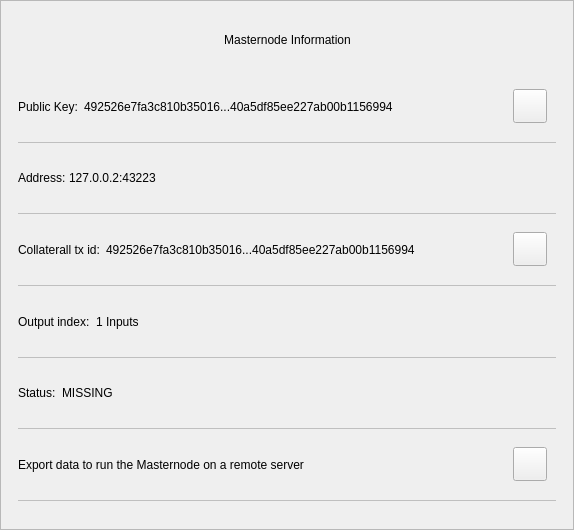
<?xml version="1.0" encoding="UTF-8"?>
<ui version="4.0">
 <class>MnInfoDialog</class>
 <widget class="QWidget" name="MnInfoDialog">
  <property name="geometry">
   <rect>
    <x>0</x>
    <y>0</y>
    <width>574</width>
    <height>530</height>
   </rect>
  </property>
  <property name="minimumSize">
   <size>
    <width>574</width>
    <height>530</height>
   </size>
  </property>
  <property name="windowTitle">
   <string>Form</string>
  </property>
  <property name="styleSheet">
   <string notr="true"/>
  </property>
  <layout class="QVBoxLayout" name="verticalLayout_3">
   <property name="spacing">
    <number>0</number>
   </property>
   <property name="leftMargin">
    <number>0</number>
   </property>
   <property name="topMargin">
    <number>0</number>
   </property>
   <property name="rightMargin">
    <number>0</number>
   </property>
   <property name="bottomMargin">
    <number>0</number>
   </property>
   <item>
    <widget class="QFrame" name="frame">
     <property name="styleSheet">
      <string notr="true"/>
     </property>
     <property name="frameShape">
      <enum>QFrame::StyledPanel</enum>
     </property>
     <property name="frameShadow">
      <enum>QFrame::Raised</enum>
     </property>
     <layout class="QVBoxLayout" name="verticalLayout">
      <property name="leftMargin">
       <number>0</number>
      </property>
      <property name="rightMargin">
       <number>0</number>
      </property>
      <item>
       <layout class="QHBoxLayout" name="horizontalLayout_3">
        <property name="spacing">
         <number>0</number>
        </property>
        <property name="leftMargin">
         <number>20</number>
        </property>
        <property name="topMargin">
         <number>10</number>
        </property>
        <property name="rightMargin">
         <number>20</number>
        </property>
        <item>
         <spacer name="horizontalSpacer_2">
          <property name="orientation">
           <enum>Qt::Horizontal</enum>
          </property>
          <property name="sizeHint" stdset="0">
           <size>
            <width>40</width>
            <height>20</height>
           </size>
          </property>
         </spacer>
        </item>
        <item>
         <widget class="QLabel" name="labelTitle">
          <property name="minimumSize">
           <size>
            <width>0</width>
            <height>40</height>
           </size>
          </property>
          <property name="maximumSize">
           <size>
            <width>16777215</width>
            <height>40</height>
           </size>
          </property>
          <property name="styleSheet">
           <string notr="true">padding-left:24px;</string>
          </property>
          <property name="text">
           <string>Masternode Information</string>
          </property>
          <property name="alignment">
           <set>Qt::AlignCenter</set>
          </property>
          <property name="margin">
           <number>7</number>
          </property>
         </widget>
        </item>
        <item>
         <spacer name="horizontalSpacer">
          <property name="orientation">
           <enum>Qt::Horizontal</enum>
          </property>
          <property name="sizeHint" stdset="0">
           <size>
            <width>40</width>
            <height>20</height>
           </size>
          </property>
         </spacer>
        </item>
        <item>
         <widget class="QPushButton" name="btnEsc">
          <property name="minimumSize">
           <size>
            <width>24</width>
            <height>24</height>
           </size>
          </property>
          <property name="maximumSize">
           <size>
            <width>24</width>
            <height>24</height>
           </size>
          </property>
          <property name="styleSheet">
           <string notr="true">border:none;</string>
          </property>
          <property name="text">
           <string/>
          </property>
         </widget>
        </item>
       </layout>
      </item>
      <item>
       <spacer name="verticalSpacer">
        <property name="orientation">
         <enum>Qt::Vertical</enum>
        </property>
        <property name="sizeType">
         <enum>QSizePolicy::Fixed</enum>
        </property>
        <property name="sizeHint" stdset="0">
         <size>
          <width>20</width>
          <height>10</height>
         </size>
        </property>
       </spacer>
      </item>
      <item>
       <widget class="QWidget" name="layoutScroll" native="true">
        <property name="minimumSize">
         <size>
          <width>0</width>
          <height>0</height>
         </size>
        </property>
        <layout class="QVBoxLayout" name="verticalLayout_4">
         <property name="leftMargin">
          <number>0</number>
         </property>
         <property name="topMargin">
          <number>0</number>
         </property>
         <property name="rightMargin">
          <number>0</number>
         </property>
         <item>
          <widget class="QScrollArea" name="scrollArea">
           <property name="styleSheet">
            <string notr="true">#scrollArea {
background:transparent;
}</string>
           </property>
           <property name="horizontalScrollBarPolicy">
            <enum>Qt::ScrollBarAlwaysOff</enum>
           </property>
           <property name="sizeAdjustPolicy">
            <enum>QAbstractScrollArea::AdjustIgnored</enum>
           </property>
           <property name="widgetResizable">
            <bool>true</bool>
           </property>
           <property name="alignment">
            <set>Qt::AlignLeading|Qt::AlignLeft|Qt::AlignTop</set>
           </property>
           <widget class="QWidget" name="scrollAreaWidgetContents">
            <property name="geometry">
             <rect>
              <x>0</x>
              <y>0</y>
              <width>570</width>
              <height>423</height>
             </rect>
            </property>
            <property name="autoFillBackground">
             <bool>false</bool>
            </property>
            <property name="styleSheet">
             <string notr="true">#scrollAreaWidgetContents {
background:transparent;
}</string>
            </property>
            <layout class="QVBoxLayout" name="verticalLayout_7">
             <property name="spacing">
              <number>0</number>
             </property>
             <property name="sizeConstraint">
              <enum>QLayout::SetDefaultConstraint</enum>
             </property>
             <property name="leftMargin">
              <number>0</number>
             </property>
             <property name="topMargin">
              <number>0</number>
             </property>
             <property name="rightMargin">
              <number>0</number>
             </property>
             <property name="bottomMargin">
              <number>0</number>
             </property>
             <item>
              <widget class="QWidget" name="content" native="true">
               <layout class="QVBoxLayout" name="verticalLayout_2">
                <property name="leftMargin">
                 <number>16</number>
                </property>
                <property name="topMargin">
                 <number>0</number>
                </property>
                <property name="rightMargin">
                 <number>16</number>
                </property>
                <item>
                 <widget class="QWidget" name="contentID" native="true">
                  <layout class="QHBoxLayout" name="horizontalLayout_12" stretch="0,1,0">
                   <property name="leftMargin">
                    <number>0</number>
                   </property>
                   <item>
                    <widget class="QLabel" name="labelId">
                     <property name="maximumSize">
                      <size>
                       <width>16777215</width>
                       <height>16777215</height>
                      </size>
                     </property>
                     <property name="text">
                      <string>Public Key:</string>
                     </property>
                    </widget>
                   </item>
                   <item>
                    <widget class="QLabel" name="textId">
                     <property name="text">
                      <string notr="true">492526e7fa3c810b35016...40a5df85ee227ab00b1156994</string>
                     </property>
                    </widget>
                   </item>
                   <item>
                    <widget class="QPushButton" name="pushCopy">
                     <property name="minimumSize">
                      <size>
                       <width>34</width>
                       <height>34</height>
                      </size>
                     </property>
                     <property name="maximumSize">
                      <size>
                       <width>34</width>
                       <height>34</height>
                      </size>
                     </property>
                     <property name="focusPolicy">
                      <enum>Qt::NoFocus</enum>
                     </property>
                     <property name="text">
                      <string/>
                     </property>
                     <property name="iconSize">
                      <size>
                       <width>24</width>
                       <height>24</height>
                      </size>
                     </property>
                    </widget>
                   </item>
                  </layout>
                 </widget>
                </item>
                <item>
                 <widget class="QLabel" name="labelDivider9">
                  <property name="maximumSize">
                   <size>
                    <width>16777215</width>
                    <height>1</height>
                   </size>
                  </property>
                  <property name="styleSheet">
                   <string notr="true">background-color:#BFBFBF;</string>
                  </property>
                  <property name="text">
                   <string/>
                  </property>
                 </widget>
                </item>
                <item>
                 <widget class="QWidget" name="contentOutputs" native="true">
                  <layout class="QHBoxLayout" name="horizontalLayout_11" stretch="0,3">
                   <property name="spacing">
                    <number>0</number>
                   </property>
                   <property name="leftMargin">
                    <number>0</number>
                   </property>
                   <property name="rightMargin">
                    <number>12</number>
                   </property>
                   <item>
                    <widget class="QLabel" name="labelSend">
                     <property name="maximumSize">
                      <size>
                       <width>16777215</width>
                       <height>16777215</height>
                      </size>
                     </property>
                     <property name="text">
                      <string>Address: </string>
                     </property>
                    </widget>
                   </item>
                   <item>
                    <widget class="QLabel" name="textAddress">
                     <property name="text">
                      <string notr="true">127.0.0.2:43223</string>
                     </property>
                    </widget>
                   </item>
                  </layout>
                 </widget>
                </item>
                <item>
                 <widget class="QLabel" name="labelDivider8">
                  <property name="maximumSize">
                   <size>
                    <width>16777215</width>
                    <height>1</height>
                   </size>
                  </property>
                  <property name="styleSheet">
                   <string notr="true">background-color:#BFBFBF;</string>
                  </property>
                  <property name="text">
                   <string/>
                  </property>
                 </widget>
                </item>
                <item>
                 <widget class="QWidget" name="contentAmount" native="true">
                  <layout class="QHBoxLayout" name="horizontalLayout_4" stretch="0,1,0">
                   <property name="leftMargin">
                    <number>0</number>
                   </property>
                   <item>
                    <widget class="QLabel" name="labelAmount">
                     <property name="maximumSize">
                      <size>
                       <width>16777215</width>
                       <height>16777215</height>
                      </size>
                     </property>
                     <property name="text">
                      <string>Collaterall tx id:</string>
                     </property>
                    </widget>
                   </item>
                   <item>
                    <widget class="QLabel" name="textAmount">
                     <property name="text">
                      <string notr="true">492526e7fa3c810b35016...40a5df85ee227ab00b1156994</string>
                     </property>
                    </widget>
                   </item>
                   <item>
                    <widget class="QPushButton" name="pushCopyId">
                     <property name="minimumSize">
                      <size>
                       <width>34</width>
                       <height>34</height>
                      </size>
                     </property>
                     <property name="maximumSize">
                      <size>
                       <width>34</width>
                       <height>34</height>
                      </size>
                     </property>
                     <property name="focusPolicy">
                      <enum>Qt::NoFocus</enum>
                     </property>
                     <property name="text">
                      <string/>
                     </property>
                    </widget>
                   </item>
                  </layout>
                 </widget>
                </item>
                <item>
                 <widget class="QLabel" name="labelDivider6">
                  <property name="maximumSize">
                   <size>
                    <width>16777215</width>
                    <height>1</height>
                   </size>
                  </property>
                  <property name="styleSheet">
                   <string notr="true">background-color:#BFBFBF;</string>
                  </property>
                  <property name="text">
                   <string/>
                  </property>
                 </widget>
                </item>
                <item>
                 <widget class="QWidget" name="contentInputs" native="true">
                  <layout class="QHBoxLayout" name="horizontalLayout" stretch="0,2">
                   <property name="leftMargin">
                    <number>0</number>
                   </property>
                   <property name="rightMargin">
                    <number>12</number>
                   </property>
                   <item>
                    <widget class="QLabel" name="labelInputs">
                     <property name="sizePolicy">
                      <sizepolicy hsizetype="Minimum" vsizetype="Preferred">
                       <horstretch>0</horstretch>
                       <verstretch>0</verstretch>
                      </sizepolicy>
                     </property>
                     <property name="maximumSize">
                      <size>
                       <width>16777215</width>
                       <height>16777215</height>
                      </size>
                     </property>
                     <property name="text">
                      <string>Output index:</string>
                     </property>
                    </widget>
                   </item>
                   <item>
                    <widget class="QLabel" name="textInputs">
                     <property name="text">
                      <string>1 Inputs</string>
                     </property>
                    </widget>
                   </item>
                  </layout>
                 </widget>
                </item>
                <item>
                 <widget class="QLabel" name="labelDivider1">
                  <property name="maximumSize">
                   <size>
                    <width>16777215</width>
                    <height>1</height>
                   </size>
                  </property>
                  <property name="styleSheet">
                   <string notr="true">background-color:#BFBFBF;</string>
                  </property>
                  <property name="text">
                   <string/>
                  </property>
                 </widget>
                </item>
                <item>
                 <widget class="QWidget" name="contentFee" native="true">
                  <layout class="QHBoxLayout" name="horizontalLayout_7" stretch="0,1">
                   <property name="leftMargin">
                    <number>0</number>
                   </property>
                   <item>
                    <widget class="QLabel" name="labelFee">
                     <property name="maximumSize">
                      <size>
                       <width>16777215</width>
                       <height>16777215</height>
                      </size>
                     </property>
                     <property name="text">
                      <string>Status:</string>
                     </property>
                    </widget>
                   </item>
                   <item>
                    <widget class="QLabel" name="textStatus">
                     <property name="text">
                      <string notr="true">MISSING</string>
                     </property>
                    </widget>
                   </item>
                  </layout>
                 </widget>
                </item>
                <item>
                 <widget class="QLabel" name="labelDivider4">
                  <property name="maximumSize">
                   <size>
                    <width>16777215</width>
                    <height>1</height>
                   </size>
                  </property>
                  <property name="styleSheet">
                   <string notr="true">background-color:#BFBFBF;</string>
                  </property>
                  <property name="text">
                   <string/>
                  </property>
                 </widget>
                </item>
                <item>
                 <widget class="QWidget" name="contentExport" native="true">
                  <layout class="QHBoxLayout" name="horizontalLayout_8" stretch="3,0">
                   <property name="leftMargin">
                    <number>0</number>
                   </property>
                   <item>
                    <widget class="QLabel" name="textExport">
                     <property name="styleSheet">
                      <string notr="true">padding-top:1px;</string>
                     </property>
                     <property name="lineWidth">
                      <number>0</number>
                     </property>
                     <property name="text">
                      <string>Export data to run the Masternode on a remote server</string>
                     </property>
                     <property name="wordWrap">
                      <bool>true</bool>
                     </property>
                     <property name="indent">
                      <number>0</number>
                     </property>
                    </widget>
                   </item>
                   <item>
                    <widget class="QPushButton" name="pushExport">
                     <property name="minimumSize">
                      <size>
                       <width>34</width>
                       <height>34</height>
                      </size>
                     </property>
                     <property name="maximumSize">
                      <size>
                       <width>34</width>
                       <height>34</height>
                      </size>
                     </property>
                     <property name="focusPolicy">
                      <enum>Qt::NoFocus</enum>
                     </property>
                     <property name="text">
                      <string/>
                     </property>
                    </widget>
                   </item>
                  </layout>
                 </widget>
                </item>
                <item>
                 <widget class="QLabel" name="labelDivider7">
                  <property name="maximumSize">
                   <size>
                    <width>16777215</width>
                    <height>1</height>
                   </size>
                  </property>
                  <property name="styleSheet">
                   <string notr="true">background-color:#BFBFBF;</string>
                  </property>
                  <property name="text">
                   <string/>
                  </property>
                 </widget>
                </item>
               </layout>
              </widget>
             </item>
            </layout>
           </widget>
          </widget>
         </item>
        </layout>
       </widget>
      </item>
     </layout>
    </widget>
   </item>
  </layout>
 </widget>
 <resources/>
 <connections/>
</ui>
